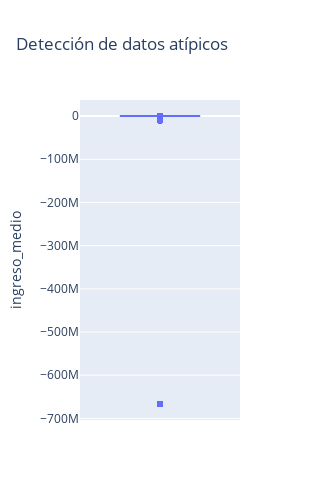

The notebook cell saved with this chart:
### Code cell
fig = px.box(df2, y='ingreso_medio', title='Detección de datos atípicos')
fig.update_layout(width=300,height=500) 
fig.show()

### Figure 1 — Plotly figure (JSON) as saved in the notebook; plotly's stock layout.template omitted (floating-point values rounded to 4 significant figures; data arrays with more than 128 entries replaced by an {"elided": "..."} marker saying what was removed)
{"data": [{"alignmentgroup": "True", "hovertemplate": "ingreso_medio=%{y}<extra></extra>", "legendgroup": "", "marker": {"color": "#636efa"}, "name": "", "notched": false, "offsetgroup": "", "orientation": "v", "showlegend": false, "type": "box", "x0": " ", "xaxis": "x", "y": {"elided": "8108 int values"}, "y0": " ", "yaxis": "y"}], "layout": {"boxmode": "group", "height": 500, "legend": {"tracegroupgap": 0}, "title": {"text": "Detección de datos atípicos"}, "width": 300, "xaxis": {"anchor": "y", "domain": [0, 1]}, "yaxis": {"anchor": "x", "domain": [0, 1], "title": {"text": "ingreso_medio"}}}}
